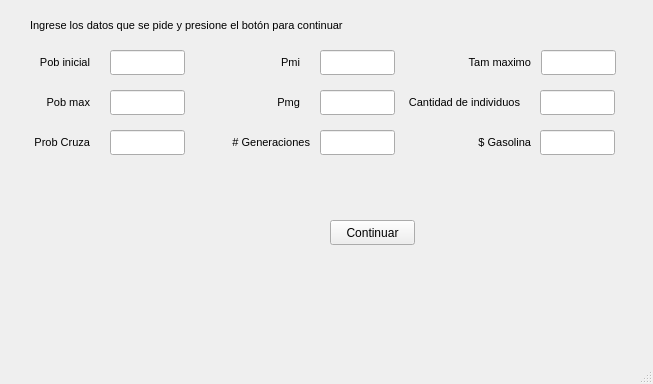
<?xml version="1.0" encoding="UTF-8"?>
<ui version="4.0">
 <class>MainWindow</class>
 <widget class="QMainWindow" name="MainWindow">
  <property name="geometry">
   <rect>
    <x>0</x>
    <y>0</y>
    <width>653</width>
    <height>384</height>
   </rect>
  </property>
  <property name="windowTitle">
   <string>Genético</string>
  </property>
  <property name="autoFillBackground">
   <bool>true</bool>
  </property>
  <widget class="QWidget" name="centralwidget">
   <widget class="QLabel" name="label">
    <property name="geometry">
     <rect>
      <x>-30</x>
      <y>50</y>
      <width>120</width>
      <height>25</height>
     </rect>
    </property>
    <property name="font">
     <font>
      <pointsize>8</pointsize>
     </font>
    </property>
    <property name="layoutDirection">
     <enum>Qt::LeftToRight</enum>
    </property>
    <property name="text">
     <string>Pob inicial</string>
    </property>
    <property name="alignment">
     <set>Qt::AlignRight|Qt::AlignTrailing|Qt::AlignVCenter</set>
    </property>
   </widget>
   <widget class="QLineEdit" name="poblacion_i">
    <property name="geometry">
     <rect>
      <x>110</x>
      <y>50</y>
      <width>75</width>
      <height>25</height>
     </rect>
    </property>
    <property name="font">
     <font>
      <pointsize>9</pointsize>
     </font>
    </property>
   </widget>
   <widget class="QLabel" name="label_2">
    <property name="geometry">
     <rect>
      <x>-30</x>
      <y>90</y>
      <width>120</width>
      <height>25</height>
     </rect>
    </property>
    <property name="font">
     <font>
      <pointsize>8</pointsize>
     </font>
    </property>
    <property name="layoutDirection">
     <enum>Qt::LeftToRight</enum>
    </property>
    <property name="text">
     <string>Pob max</string>
    </property>
    <property name="alignment">
     <set>Qt::AlignRight|Qt::AlignTrailing|Qt::AlignVCenter</set>
    </property>
   </widget>
   <widget class="QLineEdit" name="poblacion_m">
    <property name="geometry">
     <rect>
      <x>110</x>
      <y>90</y>
      <width>75</width>
      <height>25</height>
     </rect>
    </property>
    <property name="font">
     <font>
      <pointsize>9</pointsize>
     </font>
    </property>
   </widget>
   <widget class="QLabel" name="label_3">
    <property name="geometry">
     <rect>
      <x>-30</x>
      <y>130</y>
      <width>120</width>
      <height>25</height>
     </rect>
    </property>
    <property name="font">
     <font>
      <pointsize>8</pointsize>
     </font>
    </property>
    <property name="layoutDirection">
     <enum>Qt::LeftToRight</enum>
    </property>
    <property name="text">
     <string>Prob Cruza</string>
    </property>
    <property name="alignment">
     <set>Qt::AlignRight|Qt::AlignTrailing|Qt::AlignVCenter</set>
    </property>
   </widget>
   <widget class="QLineEdit" name="pcruza">
    <property name="geometry">
     <rect>
      <x>110</x>
      <y>130</y>
      <width>75</width>
      <height>25</height>
     </rect>
    </property>
    <property name="font">
     <font>
      <pointsize>9</pointsize>
     </font>
    </property>
   </widget>
   <widget class="QLineEdit" name="pmi">
    <property name="geometry">
     <rect>
      <x>320</x>
      <y>50</y>
      <width>75</width>
      <height>25</height>
     </rect>
    </property>
   </widget>
   <widget class="QLabel" name="label_5">
    <property name="geometry">
     <rect>
      <x>230</x>
      <y>50</y>
      <width>70</width>
      <height>25</height>
     </rect>
    </property>
    <property name="font">
     <font>
      <pointsize>8</pointsize>
     </font>
    </property>
    <property name="text">
     <string>Pmi</string>
    </property>
    <property name="alignment">
     <set>Qt::AlignRight|Qt::AlignTrailing|Qt::AlignVCenter</set>
    </property>
   </widget>
   <widget class="QLabel" name="label_6">
    <property name="geometry">
     <rect>
      <x>230</x>
      <y>90</y>
      <width>70</width>
      <height>25</height>
     </rect>
    </property>
    <property name="font">
     <font>
      <pointsize>8</pointsize>
     </font>
    </property>
    <property name="text">
     <string>Pmg</string>
    </property>
    <property name="alignment">
     <set>Qt::AlignRight|Qt::AlignTrailing|Qt::AlignVCenter</set>
    </property>
   </widget>
   <widget class="QLineEdit" name="pmg">
    <property name="geometry">
     <rect>
      <x>320</x>
      <y>90</y>
      <width>75</width>
      <height>25</height>
     </rect>
    </property>
   </widget>
   <widget class="QLabel" name="label_4">
    <property name="geometry">
     <rect>
      <x>30</x>
      <y>10</y>
      <width>591</width>
      <height>31</height>
     </rect>
    </property>
    <property name="maximumSize">
     <size>
      <width>16777215</width>
      <height>16777215</height>
     </size>
    </property>
    <property name="sizeIncrement">
     <size>
      <width>2</width>
      <height>0</height>
     </size>
    </property>
    <property name="font">
     <font>
      <pointsize>8</pointsize>
     </font>
    </property>
    <property name="text">
     <string>Ingrese los datos que se pide y presione el botón para continuar </string>
    </property>
   </widget>
   <widget class="QPushButton" name="btn_ok">
    <property name="geometry">
     <rect>
      <x>330</x>
      <y>220</y>
      <width>85</width>
      <height>25</height>
     </rect>
    </property>
    <property name="text">
     <string>Continuar</string>
    </property>
   </widget>
   <widget class="QLabel" name="estado">
    <property name="geometry">
     <rect>
      <x>20</x>
      <y>190</y>
      <width>921</width>
      <height>21</height>
     </rect>
    </property>
    <property name="font">
     <font>
      <pointsize>9</pointsize>
     </font>
    </property>
    <property name="text">
     <string/>
    </property>
   </widget>
   <widget class="QLabel" name="estado2">
    <property name="geometry">
     <rect>
      <x>30</x>
      <y>280</y>
      <width>651</width>
      <height>25</height>
     </rect>
    </property>
    <property name="text">
     <string/>
    </property>
   </widget>
   <widget class="QLabel" name="label_12">
    <property name="geometry">
     <rect>
      <x>189</x>
      <y>130</y>
      <width>121</width>
      <height>25</height>
     </rect>
    </property>
    <property name="font">
     <font>
      <pointsize>8</pointsize>
     </font>
    </property>
    <property name="text">
     <string># Generaciones</string>
    </property>
    <property name="alignment">
     <set>Qt::AlignRight|Qt::AlignTrailing|Qt::AlignVCenter</set>
    </property>
   </widget>
   <widget class="QLineEdit" name="generaciones">
    <property name="geometry">
     <rect>
      <x>320</x>
      <y>130</y>
      <width>75</width>
      <height>25</height>
     </rect>
    </property>
    <property name="text">
     <string/>
    </property>
   </widget>
   <widget class="QLineEdit" name="cantidad">
    <property name="geometry">
     <rect>
      <x>540</x>
      <y>90</y>
      <width>75</width>
      <height>25</height>
     </rect>
    </property>
    <property name="font">
     <font>
      <pointsize>9</pointsize>
     </font>
    </property>
   </widget>
   <widget class="QLabel" name="label_14">
    <property name="geometry">
     <rect>
      <x>400</x>
      <y>90</y>
      <width>120</width>
      <height>25</height>
     </rect>
    </property>
    <property name="font">
     <font>
      <pointsize>8</pointsize>
     </font>
    </property>
    <property name="layoutDirection">
     <enum>Qt::LeftToRight</enum>
    </property>
    <property name="text">
     <string>Cantidad de individuos</string>
    </property>
    <property name="alignment">
     <set>Qt::AlignRight|Qt::AlignTrailing|Qt::AlignVCenter</set>
    </property>
   </widget>
   <widget class="QLineEdit" name="espacio_maximo">
    <property name="geometry">
     <rect>
      <x>541</x>
      <y>50</y>
      <width>75</width>
      <height>25</height>
     </rect>
    </property>
   </widget>
   <widget class="QLabel" name="label_7">
    <property name="geometry">
     <rect>
      <x>430</x>
      <y>50</y>
      <width>101</width>
      <height>25</height>
     </rect>
    </property>
    <property name="font">
     <font>
      <pointsize>8</pointsize>
     </font>
    </property>
    <property name="text">
     <string>Tam maximo</string>
    </property>
    <property name="alignment">
     <set>Qt::AlignRight|Qt::AlignTrailing|Qt::AlignVCenter</set>
    </property>
   </widget>
   <widget class="QLabel" name="label_19">
    <property name="geometry">
     <rect>
      <x>410</x>
      <y>130</y>
      <width>121</width>
      <height>25</height>
     </rect>
    </property>
    <property name="font">
     <font>
      <pointsize>8</pointsize>
     </font>
    </property>
    <property name="text">
     <string>$ Gasolina</string>
    </property>
    <property name="alignment">
     <set>Qt::AlignRight|Qt::AlignTrailing|Qt::AlignVCenter</set>
    </property>
   </widget>
   <widget class="QLineEdit" name="gasolina">
    <property name="geometry">
     <rect>
      <x>540</x>
      <y>130</y>
      <width>75</width>
      <height>25</height>
     </rect>
    </property>
    <property name="text">
     <string/>
    </property>
   </widget>
  </widget>
  <widget class="QMenuBar" name="menubar">
   <property name="geometry">
    <rect>
     <x>0</x>
     <y>0</y>
     <width>653</width>
     <height>22</height>
    </rect>
   </property>
  </widget>
  <widget class="QStatusBar" name="statusbar"/>
 </widget>
 <resources/>
 <connections/>
</ui>
